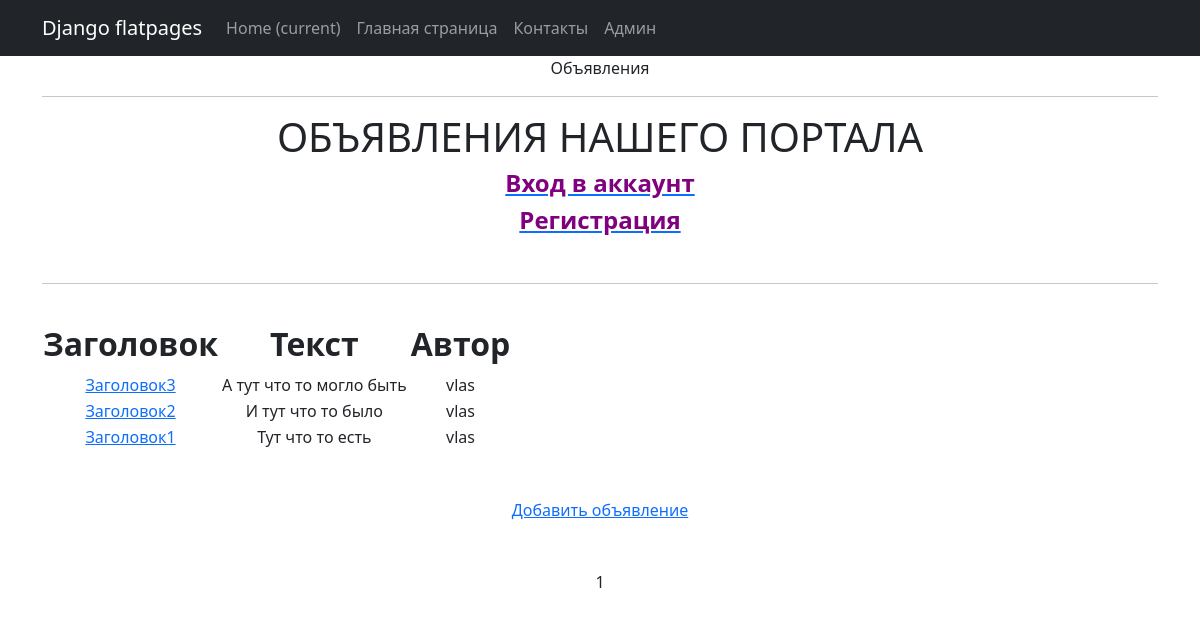
/posts/, run on the app's committed database.
### simpleapp/models.py (models this page shows, shortened)
class Post(models.Model):
    tanks = 'TNK'
    hils = 'HIL'
    dd = 'DD'
    merchants = 'MCH'
    guild_masters = 'GMA'
    quest_givers = 'QMA'
    blacksmiths = 'BLM'
    tanners = 'TAN'
    potion_makers = 'PMK'
    spell_masters = 'SMA'
    CATEGORY_CHOICES = (
        (tanks, 'Танки'),
        (hils, 'Хилы'),
        (dd, 'ДД'),
        (merchants, 'Торговцы'),
        (guild_masters, 'Гилдмастеры'),
        (quest_givers, 'Квестгиверы'),
        (blacksmiths, 'Кузнецы'),
        (tanners, 'Кожевники'),
        (potion_makers, 'Зельевары'),
        (spell_masters, 'Мастера заклинаний'),
    )
    type_post = models.CharField(max_length=20, choices=CATEGORY_CHOICES)
    pub_date = models.DateTimeField(auto_now_add=True)
    author = models.ForeignKey(Author, on_delete=models.CASCADE)
    name = models.CharField(
        max_length=50,
        unique=True,
    )
    description = models.TextField()
    category = models.ManyToManyField(
        Category,
        through='PostCategory',
        related_name='PostCategory',
    )
    rating = models.FloatField(
        validators=[MinValueValidator(0.0)], default=0.0
    )
    user = models.ForeignKey(User, on_delete=models.CASCADE, null=True)

class Author(models.Model):
    user = models.OneToOneField(User, on_delete=models.CASCADE)
    def __str__(self):
        return f'{self.user}'

### simpleapp/views.py (the view)
# urls.py: path('posts/', PostList.as_view(), name='post_list'),
class PostList(ListView):
    model = Post
    ordering = '-pub_date'
    template_name = 'posts.html'
    context_object_name = 'posts'
    paginate_by = 10
    def get_queryset(self):
        queryset = super().get_queryset()
        self.filterset = PostFilter(self.request.GET, queryset)
        return self.filterset.qs
    def get_context_data(self, **kwargs):
        context = super().get_context_data(**kwargs)
        context['time_now'] = datetime.utcnow()
        context['next_sale'] = None
        context['filterset'] = self.filterset
        return context

### templates/posts.html (shortened to what this page needs)
{% extends 'flatpages/default.html' %}
<title>{% block title %}Объявления{% endblock title %}</title>
{% block content %}
    <h1 style="text-align: center;">ОБЪЯВЛЕНИЯ НАШЕГО ПОРТАЛА</h1>
    {% if user.is_authenticated %}
        <a href="{% url 'account_logout' %}"><h4><span style="color: #800080;"><strong>Выход из аккаунта</strong></span></h4></a>
        <a href="{% url 'user_posts' %}"><h4><span style="color: #800080;"><strong>Мои объявления</strong></span></h4></a>
    {% else %}
        <a href="{% url 'account_login' %}"><h4><span style="color: #800080;"><strong>Вход в аккаунт</strong></span></h4></a>
        <a href="{% url 'account_signup' %}"><h4><span style="color: #800080;"><strong>Регистрация</strong></span></h4></a>
    {% endif %}
    <br>
    <hr>
    <br>
        <table rules="all">
            <tr>
                <td><h2><strong>Заголовок</strong></h2></td>
                <td></td>
                <td><h2><strong>Текст</strong></h2></td>
                <td></td>
                <td><h2><strong>Автор</strong></h2></td>
            </tr>
            {% for ps in posts %}
            <tr>
                <td><a href="{% url 'post' ps.id %}" target="_blank">{{ ps.name }}</a></td>
                <td></td>
                <td>{{ ps.description }}</td>
                <td></td>
                <td>{{ ps.author }}</td>
            </tr>
            {% endfor %}
        </table>
    <br>
    <br>
    <a href="{% url 'create_post' %}" target="_blank">Добавить объявление</a>
   <br>
   <br>
   <br>
   {{ page_obj.number }}
{% endblock content %}

### data on the page
Post: name "Заголовок3", description "А тут что то могло быть", author "vlas"
Post: name "Заголовок2", description "И тут что то было", author "vlas"
Post: name "Заголовок1", description "Тут что то есть", author "vlas"

### other printed values
{{ page_obj.number }} "1"
